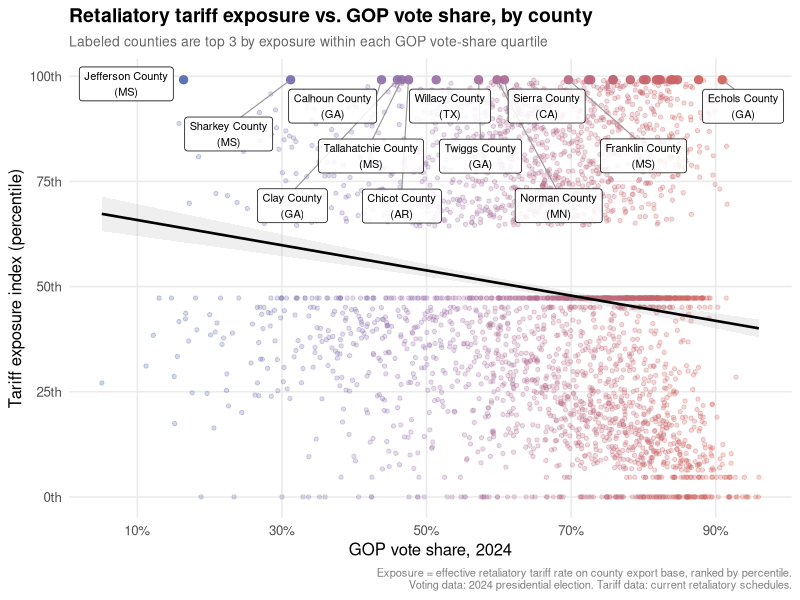
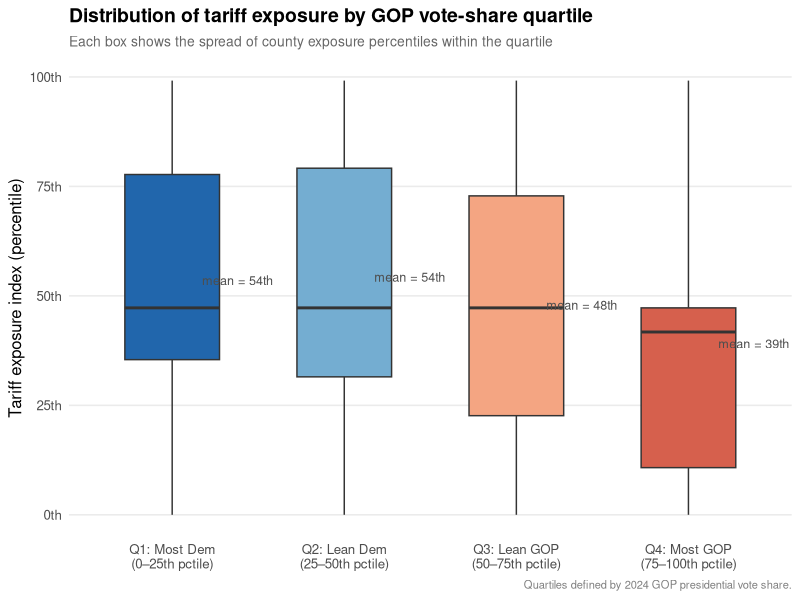
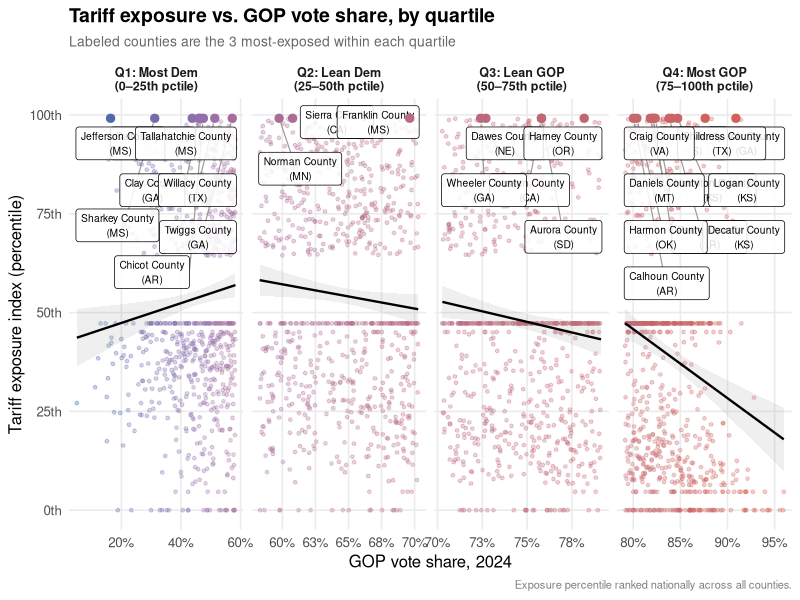

Source code (R) for these figures, in order:
# =============================================================================
# analyze_descriptive.R
# Descriptive analysis: retaliatory tariff exposure × partisan lean
# =============================================================================

library(readr)
library(dplyr)
library(stringr)
library(ggplot2)
library(ggrepel)   # install.packages("ggrepel") -- non-overlapping labels
library(scales)
library(readxl)

dir.create("./output/descriptive", recursive = TRUE, showWarnings = FALSE)

# ==============================================================================
# SECTION A: Load and merge data
# ==============================================================================

# A1. County exposure summary (built by build_cty_exposure.R) ------------------
exposure <- read_csv(
  "./data/county_exposure/county_exposure_summary.csv",
  show_col_types = FALSE
) %>%
  mutate(county_fips = str_pad(as.character(county_fips), 5, pad = "0")) %>%
  # Percentile rank exposure (robust to scale/outlier issues in raw values)
  mutate(
    exposure_pctile = percent_rank(effective_exposure_rate) * 100
  )

# A2. Voting data --------------------------------------------------------------
votes <- read_excel("./data/votes/derived/voting_by_county_real.xlsx") %>%
  mutate(
    county_fips = str_pad(as.character(combined_fips), 5, pad = "0"),
    state_fips  = str_sub(county_fips, 1, 2),
    # Clean county name: strip state suffix if present e.g. "Autauga County, AL"
    county_label = str_remove(county_name, ",.*$")
  )

# A3. Merge --------------------------------------------------------------------
df <- votes %>%
  inner_join(exposure, by = "county_fips") %>%
  filter(!is.na(per_gop_24), !is.na(exposure_pctile))

message(sprintf("Analysis sample: %d counties", nrow(df)))

# A4. GOP vote share quartiles -------------------------------------------------
df <- df %>%
  mutate(
    gop_quartile = ntile(per_gop_24, 4),
    gop_quartile_label = case_when(
      gop_quartile == 1 ~ "Q1: Most Dem\n(0–25th pctile)",
      gop_quartile == 2 ~ "Q2: Lean Dem\n(25–50th pctile)",
      gop_quartile == 3 ~ "Q3: Lean GOP\n(50–75th pctile)",
      gop_quartile == 4 ~ "Q4: Most GOP\n(75–100th pctile)"
    ) %>% factor(levels = c(
      "Q1: Most Dem\n(0–25th pctile)", "Q2: Lean Dem\n(25–50th pctile)",
      "Q3: Lean GOP\n(50–75th pctile)", "Q4: Most GOP\n(75–100th pctile)"
    ))
  )

# ==============================================================================
# SECTION B: Identify label candidates
# ==============================================================================
# For each GOP quartile, label the top 3 counties by exposure percentile

labels_df <- df %>%
  group_by(gop_quartile) %>%
  slice_max(order_by = exposure_pctile, n = 3) %>%
  ungroup() %>%
  mutate(label = paste0(county_label, "\n(", state_abbr, ")"))

# ==============================================================================
# SECTION C: Plots
# ==============================================================================

theme_clean <- theme_minimal(base_size = 12) +
  theme(
    plot.title       = element_text(face = "bold", size = 14),
    plot.subtitle    = element_text(size = 10, color = "grey40"),
    plot.caption     = element_text(size = 8,  color = "grey50"),
    panel.grid.minor = element_blank(),
    legend.position  = "none"
  )

# Color scale: blue -> purple -> red
partisan_gradient <- scale_color_gradient2(
  low      = "#2166ac",
  mid      = "#9970ab",
  high     = "#d6604d",
  midpoint = 0.5,
  guide    = "none"
)

# --- FIGURE 1: Scatter with labeled outliers ----------------------------------
fig1 <- ggplot(df, aes(x = per_gop_24, y = exposure_pctile, color = per_gop_24)) +
  # All counties as faint dots
  geom_point(alpha = 0.25, size = 1.2) +
  # OLS trend line
  geom_smooth(method = "lm", se = TRUE, color = "black",
              linewidth = 0.9, alpha = 0.15) +
  # Label top counties per quartile
  geom_point(data = labels_df, size = 2.5, alpha = 0.9) +
  geom_label_repel(
    data        = labels_df,
    aes(label   = label),
    size        = 2.8,
    color       = "black",
    fill        = alpha("white", 0.85),
    box.padding = 0.4,
    point.padding = 0.3,
    segment.color = "grey60",
    segment.size  = 0.4,
    max.overlaps  = 20,
    force         = 3
  ) +
  partisan_gradient +
  scale_x_continuous(
    labels = percent_format(accuracy = 1),
    breaks = seq(0.1, 0.9, by = 0.2),
    name   = "GOP vote share, 2024"
  ) +
  scale_y_continuous(
    name   = "Tariff exposure index (percentile)",
    breaks = seq(0, 100, by = 25),
    labels = function(x) paste0(x, "th")
  ) +
  labs(
    title    = "Retaliatory tariff exposure vs. GOP vote share, by county",
    subtitle = "Labeled counties are top 3 by exposure within each GOP vote-share quartile",
    caption  = "Exposure = effective retaliatory tariff rate on county export base, ranked by percentile.\nVoting data: 2024 presidential election. Tariff data: current retaliatory schedules."
  ) +
  theme_clean

ggsave("./output/descriptive/fig1_scatter_exposure_vs_gop.png",
       fig1, width = 11, height = 7, dpi = 320)

# --- FIGURE 2: Boxplot of exposure by GOP quartile ----------------------------
# Mean exposure per quartile for annotation
quartile_means <- df %>%
  group_by(gop_quartile_label) %>%
  summarise(mean_pctile = mean(exposure_pctile), .groups = "drop")

fig2 <- ggplot(df, aes(x = gop_quartile_label, y = exposure_pctile,
                       fill = gop_quartile_label)) +
  geom_boxplot(outlier.alpha = 0.2, width = 0.55, show.legend = FALSE) +
  geom_text(
    data = quartile_means,
    aes(x = gop_quartile_label, y = mean_pctile, label = sprintf("mean = %.0fth", mean_pctile)),
    nudge_x  = 0.38,
    size     = 3.2,
    color    = "grey30",
    inherit.aes = FALSE
  ) +
  scale_fill_manual(values = c(
    "Q1: Most Dem\n(0–25th pctile)"  = "#2166ac",
    "Q2: Lean Dem\n(25–50th pctile)" = "#74add1",
    "Q3: Lean GOP\n(50–75th pctile)" = "#f4a582",
    "Q4: Most GOP\n(75–100th pctile)"= "#d6604d"
  )) +
  scale_y_continuous(
    name   = "Tariff exposure index (percentile)",
    breaks = seq(0, 100, by = 25),
    labels = function(x) paste0(x, "th")
  ) +
  labs(
    x        = NULL,
    title    = "Distribution of tariff exposure by GOP vote-share quartile",
    subtitle = "Each box shows the spread of county exposure percentiles within the quartile",
    caption  = "Quartiles defined by 2024 GOP presidential vote share."
  ) +
  theme_clean +
  theme(panel.grid.major.x = element_blank())

ggsave("./output/descriptive/fig2_boxplot_exposure_by_gop_quartile.png",
       fig2, width = 10, height = 6, dpi = 320)

# --- FIGURE 3: Same scatter, faceted by GOP quartile -------------------------
# Makes it easier to see within-quartile outliers
fig3 <- ggplot(df, aes(x = per_gop_24, y = exposure_pctile, color = per_gop_24)) +
  geom_point(alpha = 0.3, size = 1.0) +
  geom_smooth(method = "lm", se = TRUE, color = "black",
              linewidth = 0.8, alpha = 0.15) +
  geom_label_repel(
    data          = labels_df,
    aes(label     = label),
    size          = 2.6,
    color         = "black",
    fill          = alpha("white", 0.85),
    box.padding   = 0.35,
    point.padding = 0.2,
    segment.color = "grey60",
    segment.size  = 0.4,
    max.overlaps  = 20
  ) +
  geom_point(data = labels_df, size = 2.5, alpha = 1) +
  facet_wrap(~ gop_quartile_label, scales = "free_x", nrow = 1) +
  partisan_gradient +
  scale_x_continuous(labels = percent_format(accuracy = 1),
                     name   = "GOP vote share, 2024") +
  scale_y_continuous(
    name   = "Tariff exposure index (percentile)",
    breaks = seq(0, 100, by = 25),
    labels = function(x) paste0(x, "th")
  ) +
  labs(
    title    = "Tariff exposure vs. GOP vote share, by quartile",
    subtitle = "Labeled counties are the 3 most-exposed within each quartile",
    caption  = "Exposure percentile ranked nationally across all counties."
  ) +
  theme_clean +
  theme(strip.text = element_text(face = "bold", size = 9))

ggsave("./output/descriptive/fig3_faceted_by_gop_quartile.png",
       fig3, width = 14, height = 6, dpi = 320)

# ==============================================================================
# SECTION D: Summary table
# ==============================================================================

summary_table <- df %>%
  group_by(gop_quartile_label) %>%
  summarise(
    n_counties      = n(),
    gop_share_range = sprintf("%.0f%%–%.0f%%",
                              100 * min(per_gop_24), 100 * max(per_gop_24)),
    mean_exposure_pctile = round(mean(exposure_pctile), 1),
    median_exposure_pctile = round(median(exposure_pctile), 1),
    pct_above_75th = round(100 * mean(exposure_pctile >= 75), 1),
    .groups = "drop"
  )

print(summary_table)
write_csv(summary_table, "./output/descriptive/summary_table_by_gop_quartile.csv")

message("\nAll outputs saved to ./output/descriptive/")
